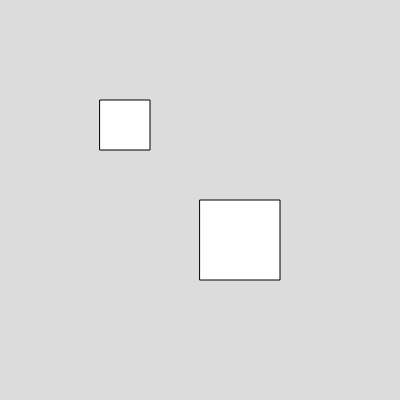
Frame 1 (no input)
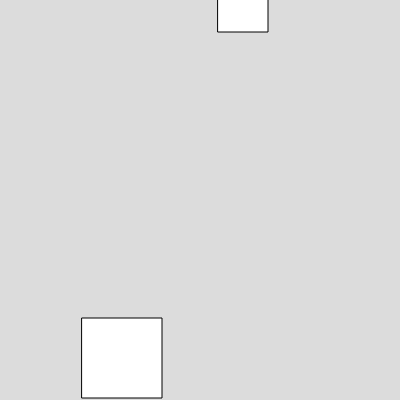
Frame 60 (no input)
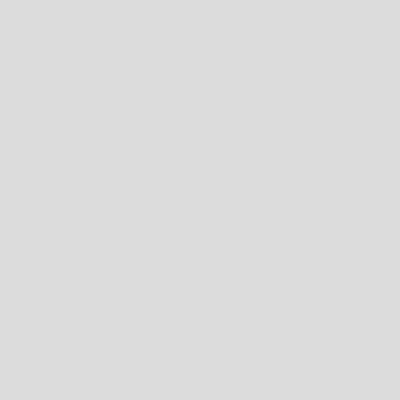
Frame 120 (the mouse pressed at the canvas centre since frame 60)

The p5.js sketch that drew these frames (run headless with seeded random() and noise() and a simulated clock; from frame 60 on, the mouse is pressed at the canvas centre):

// p5.js sketch
// ── sketch.js
var b1,b2
function setup() 
{
  createCanvas(400, 400);
  b1=new Box(100,100,50,50,2,-2)
  b2=new Box(200,200,80,80,-2,2)
}

function draw() 
{
  background(220);
b1.show()
b2.show()
b1.movex()
b1.movey()
b2.movex()
b2.movey()
}


// ── box.js
class Box
  {
    constructor(x,y,w,h,vx,vy)
    {
      this.x =x;
      this.y =y;
      this.w =w;
      this.h = h;
      this.vx = vx;
      this.vy=vy;
    }
    
    show()
    {
      rect(this.x,this.y,this.w,this.h)
    }
    
    movex()
    {
      this.x = this.x+this.vx;
    }
    movey(){
this.y+=this.vy
}
  }

  
